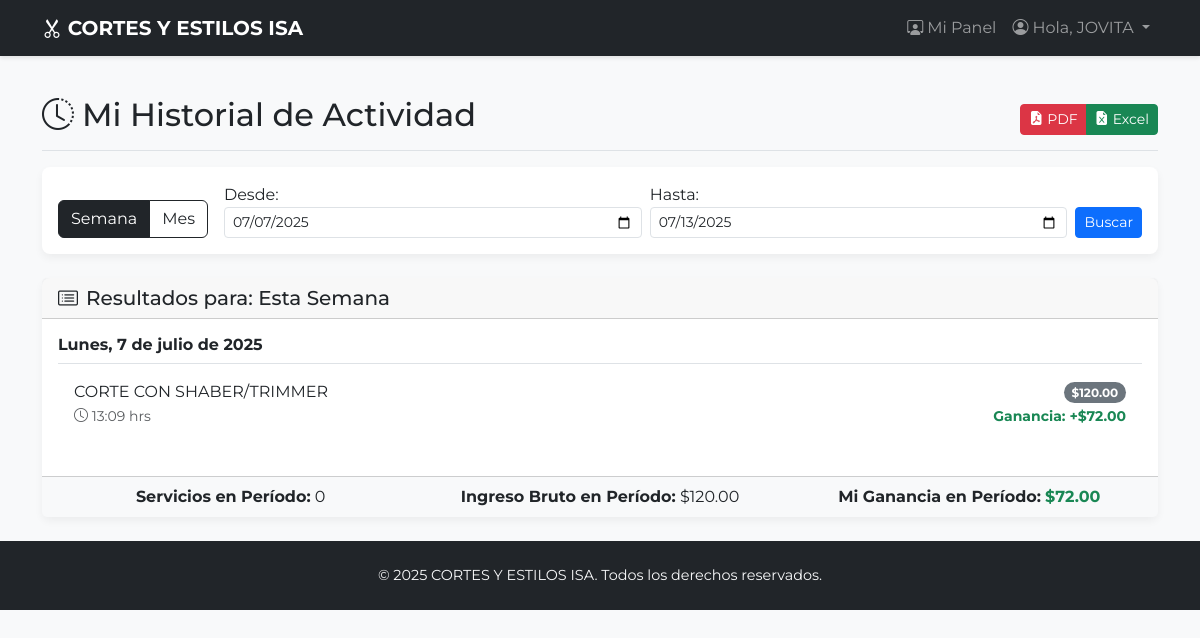
Screenshot of /barbero/historial (signed in) with the database file from the repository.
### app.py (models this page shows, shortened)
class Barbero(db.Model, UserMixin):
    id = db.Column(db.Integer, primary_key=True)
    nombre_usuario = db.Column(db.String(80), unique=True, nullable=False)
    contrasena_hash = db.Column(db.String(256), nullable=False)
    nombre_completo = db.Column(db.String(120), nullable=False)
    porcentaje_comision = db.Column(db.Float, nullable=False, default=0.5)
    rol = db.Column(db.String(20), nullable=False, default='barbero')
    cortes = db.relationship('Corte', backref='autor_barbero', lazy='dynamic') # Cambiado a lazy='dynamic'
    pagos = db.relationship('PagoSemanal', backref='beneficiario_barbero', lazy='dynamic') # Cambiado a lazy='dynamic'

class Servicio(db.Model): # Definido ANTES de Corte
    id = db.Column(db.Integer, primary_key=True)
    nombre = db.Column(db.String(100), unique=True, nullable=False)
    precio = db.Column(db.Float, nullable=False)
    activo = db.Column(db.Boolean, default=True, nullable=False)
    cortes_realizados = db.relationship('Corte', backref='servicio_prestado', lazy='dynamic')

class Corte(db.Model):
    id = db.Column(db.Integer, primary_key=True)
    barbero_id = db.Column(db.Integer, db.ForeignKey('barbero.id'), nullable=False)
    servicio_id = db.Column(db.Integer, db.ForeignKey('servicio.id'), nullable=False)
    precio_registrado = db.Column(db.Float, nullable=False)
    fecha_hora_corte = db.Column(db.DateTime, nullable=False, default=datetime.utcnow)

### app.py (the view, shortened to what this page needs)
@app.route('/barbero/historial')
@login_required
def barbero_historial():
    if current_user.rol != 'barbero':
        abort(403)
    periodo = request.args.get('periodo', 'semana') # Semana por defecto
    hoy = date.today()
    titulo_periodo = "Esta Semana"
    start_date = hoy - timedelta(days=hoy.weekday())
    end_date = start_date + timedelta(days=6)
    if periodo == 'mes':
        titulo_periodo = "Este Mes"
        start_date = hoy.replace(day=1)
        _, ultimo_dia_mes = calendar.monthrange(hoy.year, hoy.month)
        end_date = hoy.replace(day=ultimo_dia_mes)
    inicio_periodo = datetime.combine(start_date, time.min)
    fin_periodo = datetime.combine(end_date, time.max)
    cortes_periodo = Corte.query.filter(
        Corte.barbero_id == current_user.id,
        Corte.fecha_hora_corte.between(inicio_periodo, fin_periodo)
    ).order_by(Corte.fecha_hora_corte.desc()).all()
    cortes_agrupados = {}
    if cortes_periodo:
        for key, group in groupby(cortes_periodo, key=lambda c: format_datetime_local(c.fecha_hora_corte, '%Y-%m-%d')):
            fecha_dt = datetime.strptime(key, '%Y-%m-%d')
            fecha_formateada = formatear_fecha_espanol(fecha_dt)
            cortes_con_ganancia = [{'corte': c, 'ganancia': c.precio_registrado * get_commission_rate(current_user, c.servicio_id)} for c in group]
            cortes_agrupados[fecha_formateada] = cortes_con_ganancia
    total_bruto_periodo = sum(c.precio_registrado for c in cortes_periodo)
    total_comision_periodo = sum(c.precio_registrado * get_commission_rate(current_user, c.servicio_id) for c in cortes_periodo)
    return render_template('barbero/historial.html',
                           cortes_agrupados=cortes_agrupados,
                           total_bruto_periodo=total_bruto_periodo,
                           total_comision_periodo=total_comision_periodo,
                           titulo_periodo=titulo_periodo,
                           periodo_seleccionado=periodo,
                           fecha_inicio_form=start_date.strftime('%Y-%m-%d'),
                           fecha_fin_form=end_date.strftime('%Y-%m-%d'))

### app.py (called while the page is built)
def formatear_fecha_espanol(dt):
    dias = ["Lunes", "Martes", "Miércoles", "Jueves", "Viernes", "Sábado", "Domingo"]
    meses = ["Enero", "Febrero", "Marzo", "Abril", "Mayo", "Junio", "Julio", "Agosto", "Septiembre", "Octubre", "Noviembre", "Diciembre"]
    nombre_dia = dias[dt.weekday()]
    nombre_mes = meses[dt.month - 1]
    return f"{nombre_dia}, {dt.day} de {nombre_mes.lower()} de {dt.year}"

def format_datetime_local(utc_dt, fmt="%d/%m/%Y %H:%M"):
    if not utc_dt:
        return ""
    if not hasattr(utc_dt, 'hour'):
         return utc_dt.strftime(fmt if "%H:%M" not in fmt else "%d/%m/%Y") # Evitar error si fmt espera hora
    if utc_dt.tzinfo is None:
        utc_dt = pytz.utc.localize(utc_dt)
    local_dt = utc_dt.astimezone(TARGET_TIMEZONE)
    return local_dt.strftime(fmt)

@login_manager.user_loader
def load_user(user_id):
    return Barbero.query.get(int(user_id))

def get_commission_rate(barbero_obj, servicio_id):
    comision_especifica = ComisionServicio.query.filter_by(
        barbero_id=barbero_obj.id,
        servicio_id=servicio_id
    ).first()
    if comision_especifica and comision_especifica.porcentaje > 0:
        return comision_especifica.porcentaje
    return barbero_obj.porcentaje_comision

@app.context_processor
def inject_now():
    utc_now = datetime.utcnow()
    aware_utc_now = pytz.utc.localize(utc_now)
    local_now = aware_utc_now.astimezone(TARGET_TIMEZONE)
    return {'now': local_now} # 'now' ahora estará en tu hora local

### templates/barbero/historial.html (shortened to what this page needs)
{% extends "base.html" %}
{% block content %}
    <div class="d-flex justify-content-between flex-wrap flex-md-nowrap align-items-center pt-3 pb-2 mb-3 border-bottom">
        <h1 class="h2"><i class="bi bi-clock-history me-2"></i>Mi Historial de Actividad</h1>
        <div class="btn-group">
            <a href="{{ url_for('exportar_historial_barbero', formato='pdf', periodo=periodo_seleccionado, fecha_inicio=fecha_inicio_form, fecha_fin=fecha_fin_form) }}" class="btn btn-danger btn-sm">
                <i class="bi bi-file-earmark-pdf-fill me-1"></i>PDF
            </a>
            <a href="{{ url_for('exportar_historial_barbero', formato='excel', periodo=periodo_seleccionado, fecha_inicio=fecha_inicio_form, fecha_fin=fecha_fin_form) }}" class="btn btn-success btn-sm">
                <i class="bi bi-file-earmark-excel-fill me-1"></i>Excel
            </a>
        </div>
    </div>
    <div class="card mb-4">
        <div class="card-body">
            <div class="row align-items-end g-3">
                <div class="col-auto">
                    <div class="btn-group">
                        <a href="{{ url_for('barbero_historial', periodo='semana') }}" class="btn {% if periodo_seleccionado == 'semana' %}btn-dark{% else %}btn-outline-dark{% endif %}">Semana</a>
                        <a href="{{ url_for('barbero_historial', periodo='mes') }}" class="btn {% if periodo_seleccionado == 'mes' %}btn-dark{% else %}btn-outline-dark{% endif %}">Mes</a>
                    </div>
                </div>
                <div class="col">
                    <form method="GET" action="{{ url_for('barbero_historial') }}">
                        <div class="row g-2">
                            <div class="col-md">
                                <label for="fecha_inicio" class="form-label-sm">Desde:</label>
                                <input type="date" class="form-control form-control-sm" id="fecha_inicio" name="fecha_inicio" value="{{ fecha_inicio_form }}">
                            </div>
                            <div class="col-md">
                                <label for="fecha_fin" class="form-label-sm">Hasta:</label>
                                <input type="date" class="form-control form-control-sm" id="fecha_fin" name="fecha_fin" value="{{ fecha_fin_form }}">
                            </div>
                            <div class="col-md-auto d-flex align-items-end">
                                <button type="submit" class="btn btn-sm btn-primary">Buscar</button>
                            </div>
                        </div>
                    </form>
                </div>
            </div>
        </div>
    </div>
    <div class="card">
        <div class="card-header">
            <h5 class="mb-0"><i class="bi bi-card-list me-2"></i>Resultados para: {{ titulo_periodo }}</h5>
        </div>
        <div class="card-body">
            {% if cortes_agrupados %}
                {% for fecha, cortes_del_dia in cortes_agrupados.items() %}
                    <div class="mb-4">
                        <h6 class="border-bottom pb-2 mb-2"><strong>{{ fecha }}</strong></h6>
                        <ul class="list-group list-group-flush">
                            {% for item in cortes_del_dia %}
                                <li class="list-group-item d-flex justify-content-between align-items-center">
                                    <div>
                                        <span>{% if item.corte.servicio_prestado %}{{ item.corte.servicio_prestado.nombre }}{% else %}Servicio Desconocido{% endif %}</span><br>
                                        <small class="text-muted"><i class="bi bi-clock"></i> {{ item.corte.fecha_hora_corte | localtime('%H:%M') }} hrs</small>
                                    </div>
                                    <div class="text-end">
                                        <span class="badge bg-secondary rounded-pill">${{ "{:,.2f}".format(item.corte.precio_registrado) }}</span><br>
                                        <small class="text-success fw-bold">Ganancia: +${{ "{:,.2f}".format(item.ganancia) }}</small>
                                    </div>
                                </li>
                            {% endfor %}
                        </ul>
                    </div>
                {% endfor %}
            {% else %}
                <div class="text-center p-4"><p class="mt-3">No hay actividad registrada en el período seleccionado.</p></div>
            {% endif %}
        </div>
        <div class="card-footer bg-light">
            <div class="row text-center">
                <div class="col"><strong>Servicios en Período:</strong> {{ cortes_periodo|length }}</div>
                <div class="col"><strong>Ingreso Bruto en Período:</strong> ${{ "{:,.2f}".format(total_bruto_periodo) }}</div>
                <div class="col"><strong>Mi Ganancia en Período:</strong> <span class="fw-bold text-success">${{ "{:,.2f}".format(total_comision_periodo) }}</span></div>
            </div>
        </div>
    </div>
{% endblock %}

### templates/base.html (shortened to what this page needs)
<!DOCTYPE html>
<html lang="es" data-bs-theme="light">
<head>
    <link href="https://cdn.jsdelivr.net/npm/bootstrap@5.3.2/dist/css/bootstrap.min.css" rel="stylesheet">
    <link rel="stylesheet" href="https://cdn.jsdelivr.net/npm/bootstrap-icons@1.11.3/font/bootstrap-icons.min.css">
</head>
<body>
    <nav class="navbar navbar-expand-lg navbar-dark bg-dark sticky-top">
        <div class="container">
            <a class="navbar-brand fw-bold" href="{{ url_for('index') }}">
                <i class="bi bi-scissors"></i>
                CORTES Y ESTILOS ISA
            </a>
            <div class="collapse navbar-collapse" id="navbarNav">
                <ul class="navbar-nav ms-auto mb-2 mb-lg-0">
                    {% if current_user.is_authenticated %}
                        {% if current_user.rol == 'admin' %}
                            <li class="nav-item"><a class="nav-link" href="{{ url_for('admin_dashboard') }}"><i class="bi bi-grid-fill me-1"></i>Panel Admin</a></li>
                            <li class="nav-item"><a class="nav-link" href="{{ url_for('admin_barberos') }}"><i class="bi bi-people-fill me-1"></i>Barberos</a></li>
                            <li class="nav-item"><a class="nav-link" href="{{ url_for('admin_servicios') }}"><i class="bi bi-list-task me-1"></i>Servicios</a></li>
                            <li class="nav-item dropdown">
                                <a class="nav-link dropdown-toggle" href="#" id="navbarDropdownReportes" role="button" data-bs-toggle="dropdown" aria-expanded="false">
                                    <i class="bi bi-file-earmark-bar-graph-fill me-1"></i>Reportes
                                </a>
                                <ul class="dropdown-menu dropdown-menu-dark" aria-labelledby="navbarDropdownReportes">
                                    <li><a class="dropdown-item" href="{{ url_for('admin_resumen_diario_barberos') }}">Resumen Diario</a></li>
                                    <li><hr class="dropdown-divider"></li>
                                    <li><a class="dropdown-item" href="{{ url_for('admin_liquidacion_semanal') }}">Liquidación Semanal</a></li>
                                    <li><hr class="dropdown-divider"></li>
                                    <li><a class="dropdown-item" href="{{ url_for('admin_reporte_ingresos', periodo='personalizado') }}">Ingresos Globales</a></li>
                                </ul>
                            </li>
                        {% else %}
                            <li class="nav-item"><a class="nav-link" href="{{ url_for('barbero_dashboard') }}"><i class="bi bi-person-workspace me-1"></i>Mi Panel</a></li>
                        {% endif %}
                        <li class="nav-item dropdown">
                             <a class="nav-link dropdown-toggle" href="#" id="navbarDropdownUser" role="button" data-bs-toggle="dropdown" aria-expanded="false">
                                <i class="bi bi-person-circle me-1"></i>Hola, {{ current_user.nombre_completo.split(' ')[0] }}
                            </a>
                        </li>
                    {% else %}
                        <li class="nav-item"><a class="nav-link" href="{{ url_for('login') }}"><i class="bi bi-box-arrow-in-right me-1"></i>Iniciar Sesión</a></li>
                    {% endif %}
                </ul>
            </div>
        </div>
    </nav>
    <main class="container py-4">
        {% block content %}{% endblock %}
    </main>
    <footer class="footer mt-auto">
        <div class="container text-center">
            <span class="text-light">&copy; {{ now.year if now else '' }} CORTES Y ESTILOS ISA. Todos los derechos reservados.</span>
        </div>
    </footer>
</body>
</html>

### templates/base.html (style rules this page uses)
body { font-family: 'Montserrat', sans-serif; background-color: #f8f9fa; }
.navbar { box-shadow: 0 2px 4px rgba(0,0,0,.1); }
.card { border: none; box-shadow: 0 4px 8px rgba(0,0,0,.05); border-radius: 0.5rem; }
.footer { background-color: #212529; color: white; padding: 1.5rem 0; font-size: 0.9em; }

### rows the page displays
Barbero: nombre_completo "JOVITA"
Servicio: corte.servicio_prestado.nombre "CORTE CON SHABER/TRIMMER"
Corte: corte.fecha_hora_corte "13:09", corte.precio_registrado "120.00"

### other values shown
{{ titulo_periodo }} "Esta Semana"
{{ fecha }} "Lunes, 7 de julio de 2025"
{{ "{:,.2f}".format(item.ganancia) }} "72.00"
{{ cortes_periodo|length }} "0"
{{ "{:,.2f}".format(total_bruto_periodo) }} "120.00"
{{ "{:,.2f}".format(total_comision_periodo) }} "72.00"
{{ now.year if now else '' }} "2025"
